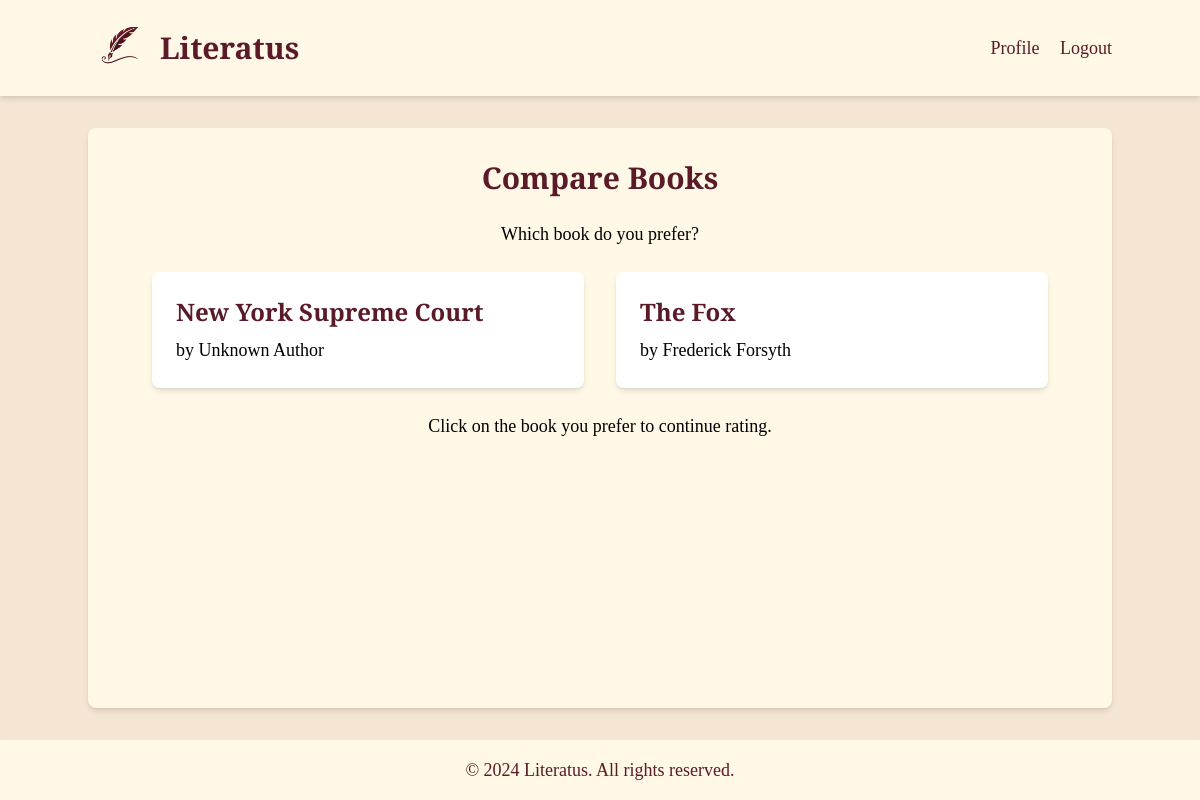
The page /rate_new_book/3 (signed in) on the database its author committed.
### app.py (models this page shows)
class Book(db.Model):
    id = db.Column(db.Integer, primary_key=True)
    title = db.Column(db.String(200), nullable=False)
    author = db.Column(db.String(100), nullable=False)
    sentiment = db.Column(db.String(20), nullable=False)
    position = db.Column(db.Integer, nullable=False)
    user_id = db.Column(db.Integer, db.ForeignKey('user.id'), nullable=False)

### app.py (the view)
@app.route('/rate_new_book/<int:book_id>')
@login_required
def rate_new_book(book_id):
    new_book = db.session.get(Book, book_id)
    if not new_book:
        flash('Book not found.')
        return redirect(url_for('profile'))
    books_to_compare = Book.query.filter_by(user_id=current_user.id, sentiment=new_book.sentiment).order_by(Book.position).all()
    books_to_compare = [book for book in books_to_compare if book.id != new_book.id]
    if not books_to_compare:
        new_book.position = 1
        db.session.commit()
        flash('Book rating completed!')
        return redirect(url_for('profile'))
    session['books_to_compare'] = [book.id for book in books_to_compare]
    session['comparison_index'] = len(books_to_compare) // 2
    session['new_book_id'] = new_book.id
    compared_book = books_to_compare[session['comparison_index']]
    return render_template('rate_new_book.html', new_book=new_book, compared_book=compared_book)

### app.py (called while the page is built)
@login_manager.user_loader
def load_user(user_id):
    return User.query.get(int(user_id))

### templates/rate_new_book.html (shortened to what this page needs)
{% extends "layout.html" %}
{% block content %}
<div class="max-w-4xl mx-auto text-center">
    <h1 class="text-3xl font-bold mb-6 text-maroon font-title">Compare Books</h1>
    <p class="mb-6">Which book do you prefer?</p>
    <div class="flex justify-center space-x-8">
        <form action="{{ url_for('compare_books') }}" method="post" class="w-1/2">
            <button type="submit" class="w-full bg-white p-6 rounded-lg shadow-md hover:shadow-lg transition duration-300 text-left">
                <h2 class="text-2xl font-semibold mb-2 text-maroon font-title">{{ new_book.title }}</h2>
                <p>by {{ new_book.author }}</p>
            </button>
        </form>
        <form action="{{ url_for('compare_books') }}" method="post" class="w-1/2">
            <button type="submit" class="w-full bg-white p-6 rounded-lg shadow-md hover:shadow-lg transition duration-300 text-left">
                <h2 class="text-2xl font-semibold mb-2 text-maroon font-title">{{ compared_book.title }}</h2>
                <p>by {{ compared_book.author }}</p>
            </button>
        </form>
    </div>
    <p class="mt-6">Click on the book you prefer to continue rating.</p>
</div>
{% endblock %}

### templates/layout.html (style rules this page uses)
body { background-color: #F5E6D3; font-family: 'EB Garamond', serif; }
.text-maroon { color: #5A1A27; }
h1, h2, h3, h4, h5, h6, .font-title { font-family: 'Playfair Display', serif; }

### rows shown on the page
Book: title "New York Supreme Court", author "Unknown Author"
Book: title "The Fox", author "Frederick Forsyth"
